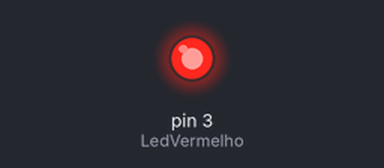
Bench run of a sketch on a simulated Arduino Uno, built with avr-gcc and run on an emulated ATmega328P. On the bench: output pins drawn as LEDs (lit = HIGH).

Above: at 1.0 s.
At 3.0 s:
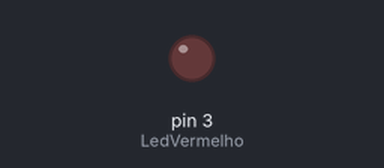
Timing chart, 0 to 5.2 s (numbered marks = the images above):
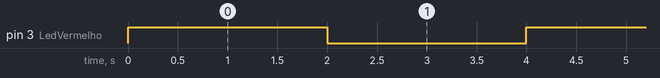

The sketch:

LED_com_Arduino.ino
```cpp
int LedVermelho = 3; // Declaramos que o LED está na porta digital 3

void setup () {  // inicia o void setup

pinMode(LedVermelho, OUTPUT); // configurando o LED  Vermelho como uma saída

} // encerra o void setup

void loop () { // inicia o void loop

digitalWrite(LedVermelho, HIGH); // Comando para o LED Vermelho ligar

delay(2000); // Espera o tempo de 2 segundos

digitalWrite(LedVermelho, LOW); // Comando para o LED Vermelho deligar

delay(2000); // Espera o tempo de 2 segundos

} // encerra a programação
```

Measured:
- by itself, pin 3 (LedVermelho): alternates HIGH for 2.0 s and LOW for 2.0 s
